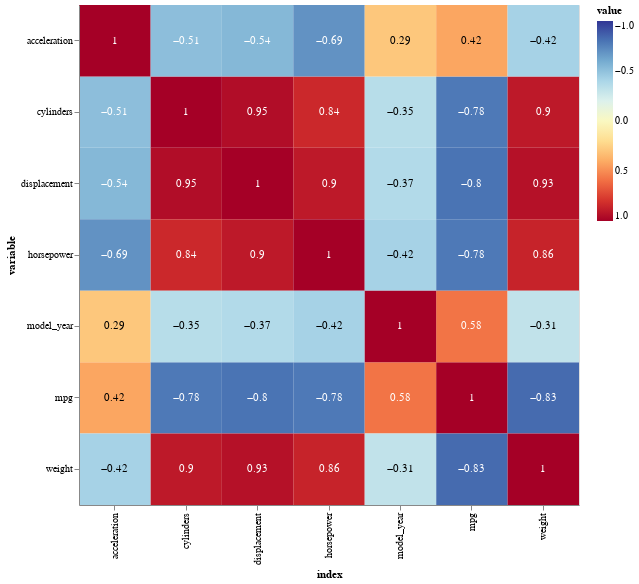

The notebook cell saved with this chart:
### Markdown cell above
https://altair-viz.github.io/gallery/layered_heatmap_text.html

### Code cell
base = alt.Chart(cor_data).encode(
    x='index:O',
    y='variable:O'    
)

# Text layer with correlation labels
# Colors are for easier readability
text = base.mark_text().encode(
    text = 'value',
    color=alt.condition(
        abs(alt.datum.value) > 0.5, 
        alt.value('white'),
        alt.value('black')
    )
)

# The correlation heatmap itself
cor_plot = base.mark_rect().encode(
    color=alt.Color('value:Q', scale=alt.Scale(scheme='redyellowblue', domain=[1, -1]))
)

tmp = cor_plot + text # The '+' means overlaying the text and rect layer
tmp.properties(width=500, height=500)

### Figure 1 — Vega-Lite specification as saved in the notebook (floating-point values rounded to 4 significant figures)
{"config": {"view": {"continuousWidth": 400, "continuousHeight": 300}}, "layer": [{"mark": "rect", "encoding": {"color": {"type": "quantitative", "field": "value", "scale": {"domain": [1, -1], "scheme": "redyellowblue"}}, "x": {"type": "ordinal", "field": "index"}, "y": {"type": "ordinal", "field": "variable"}}}, {"mark": "text", "encoding": {"color": {"condition": {"value": "white", "test": "(abs(datum.value) > 0.5)"}, "value": "black"}, "text": {"type": "quantitative", "field": "value"}, "x": {"type": "ordinal", "field": "index"}, "y": {"type": "ordinal", "field": "variable"}}}], "data": {"name": "data-c96bdaa873ac7e8592ecc71ab25535b4"}, "height": 500, "width": 500, "$schema": "https://vega.github.io/schema/vega-lite/v4.0.2.json", "datasets": {"data-c96bdaa873ac7e8592ecc71ab25535b4": [{"index": "mpg", "variable": "mpg", "value": 1.0}, {"index": "cylinders", "variable": "mpg", "value": -0.78}, {"index": "displacement", "variable": "mpg", "value": -0.8}, {"index": "horsepower", "variable": "mpg", "value": -0.78}, {"index": "weight", "variable": "mpg", "value": -0.83}, {"index": "acceleration", "variable": "mpg", "value": 0.42}, {"index": "model_year", "variable": "mpg", "value": 0.58}, {"index": "mpg", "variable": "cylinders", "value": -0.78}, {"index": "cylinders", "variable": "cylinders", "value": 1.0}, {"index": "displacement", "variable": "cylinders", "value": 0.95}, {"index": "horsepower", "variable": "cylinders", "value": 0.84}, {"index": "weight", "variable": "cylinders", "value": 0.9}, {"index": "acceleration", "variable": "cylinders", "value": -0.51}, {"index": "model_year", "variable": "cylinders", "value": -0.35}, {"index": "mpg", "variable": "displacement", "value": -0.8}, {"index": "cylinders", "variable": "displacement", "value": 0.95}, {"index": "displacement", "variable": "displacement", "value": 1.0}, {"index": "horsepower", "variable": "displacement", "value": 0.9}, {"index": "weight", "variable": "displacement", "value": 0.93}, {"index": "acceleration", "variable": "displacement", "value": -0.54}, {"index": "model_year", "variable": "displacement", "value": -0.37}, {"index": "mpg", "variable": "horsepower", "value": -0.78}, {"index": "cylinders", "variable": "horsepower", "value": 0.84}, {"index": "displacement", "variable": "horsepower", "value": 0.9}, {"index": "horsepower", "variable": "horsepower", "value": 1.0}, {"index": "weight", "variable": "horsepower", "value": 0.86}, {"index": "acceleration", "variable": "horsepower", "value": -0.69}, {"index": "model_year", "variable": "horsepower", "value": -0.42}, {"index": "mpg", "variable": "weight", "value": -0.83}, {"index": "cylinders", "variable": "weight", "value": 0.9}, {"index": "displacement", "variable": "weight", "value": 0.93}, {"index": "horsepower", "variable": "weight", "value": 0.86}, {"index": "weight", "variable": "weight", "value": 1.0}, {"index": "acceleration", "variable": "weight", "value": -0.42}, {"index": "model_year", "variable": "weight", "value": -0.31}, {"index": "mpg", "variable": "acceleration", "value": 0.42}, {"index": "cylinders", "variable": "acceleration", "value": -0.51}, {"index": "displacement", "variable": "acceleration", "value": -0.54}, {"index": "horsepower", "variable": "acceleration", "value": -0.69}, {"index": "weight", "variable": "acceleration", "value": -0.42}, {"index": "acceleration", "variable": "acceleration", "value": 1.0}, {"index": "model_year", "variable": "acceleration", "value": 0.29}, {"index": "mpg", "variable": "model_year", "value": 0.58}, {"index": "cylinders", "variable": "model_year", "value": -0.35}, {"index": "displacement", "variable": "model_year", "value": -0.37}, {"index": "horsepower", "variable": "model_year", "value": -0.42}, {"index": "weight", "variable": "model_year", "value": -0.31}, {"index": "acceleration", "variable": "model_year", "value": 0.29}, {"index": "model_year", "variable": "model_year", "value": 1.0}]}}
